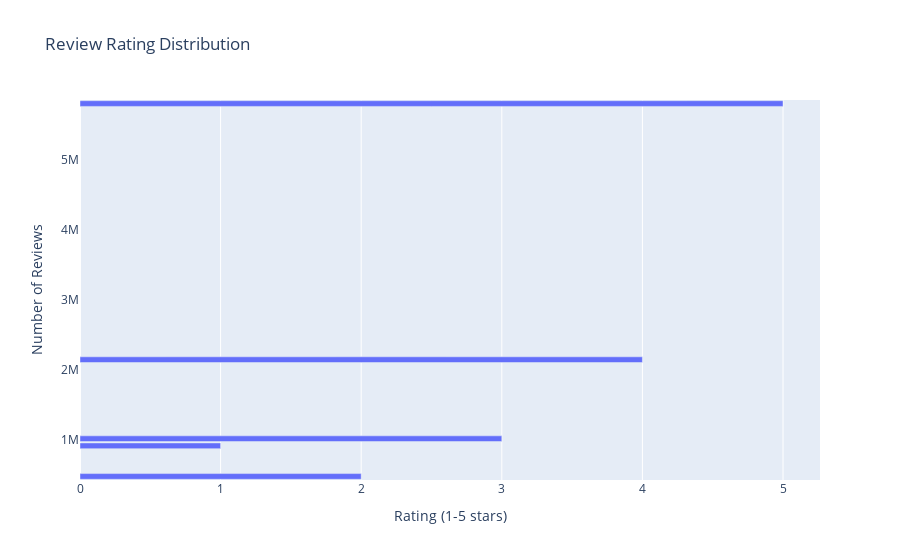

Notebook code cell kept with this figure:
### Code cell
# Rating distribution
rating_dist = reviews_df.group_by('rating').agg(pl.len().alias('count')).sort('rating')
rating_dist_pd = rating_dist.to_pandas()

fig = px.bar(rating_dist_pd, x='rating', y='count',
             title='Review Rating Distribution',
             labels={'rating': 'Rating (1-5 stars)', 'count': 'Number of Reviews'})
fig.show()

# Print distribution
print("Rating Distribution:")
for row in rating_dist.iter_rows():
    pct = row[1] / len(reviews_df) * 100
    print(f"  {row[0]} stars: {row[1]:,} ({pct:.1f}%)")

### Figure 1 — Plotly figure (JSON) as saved in the notebook; plotly's stock layout.template omitted (floating-point values rounded to 4 significant figures)
{"data": [{"hovertemplate": "Rating (1-5 stars)=%{x}<br>Number of Reviews=%{y}<extra></extra>", "legendgroup": "", "marker": {"color": "#636efa", "pattern": {"shape": ""}}, "name": "", "orientation": "h", "showlegend": false, "textposition": "auto", "type": "bar", "x": [1, 2, 3, 4, 5], "xaxis": "x", "y": [907657, 468694, 1009706, 2141839, 5811139], "yaxis": "y"}], "layout": {"barmode": "relative", "legend": {"tracegroupgap": 0}, "title": {"text": "Review Rating Distribution"}, "xaxis": {"anchor": "y", "domain": [0, 1], "title": {"text": "Rating (1-5 stars)"}}, "yaxis": {"anchor": "x", "domain": [0, 1], "title": {"text": "Number of Reviews"}}}}
